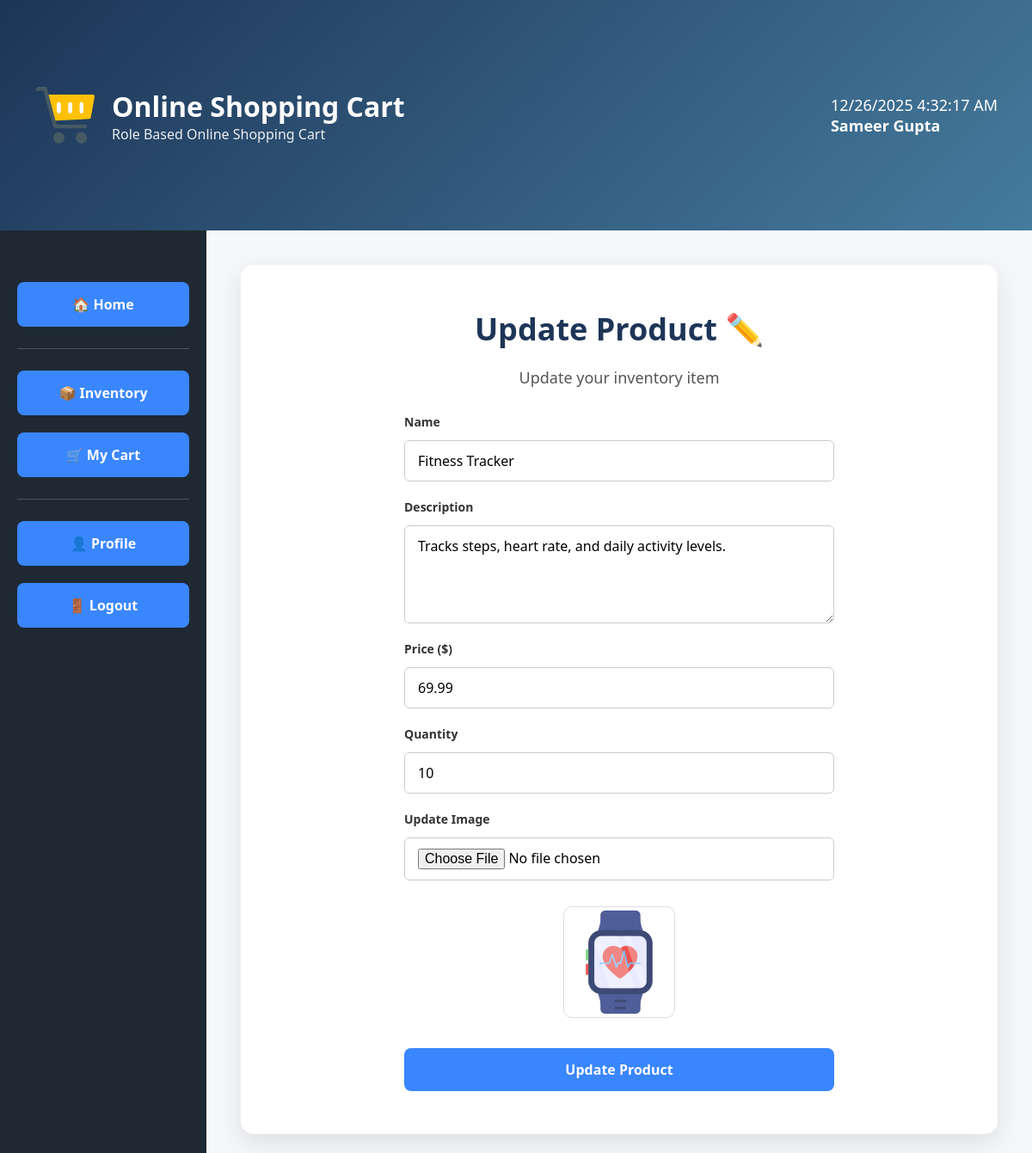
Screenshot of /seller/update-inventory/17 (signed in) with the database file from the repository.
### src/models/inventory.py (models this page shows)
class Inventory(SQLModel, table=True):
    __tablename__ = "inventory"
    id: Optional[int] = Field(default=None, primary_key=True)
    name: str = Field(nullable=False, index=True)
    description: Optional[str] = Field(default=None)
    price: float = Field(nullable=False, gt=0)
    quantity: int = Field(default=0, ge=0)
    image: Optional[str] = Field(default=None)
    seller_id: int = Field(foreign_key="users.id", nullable=False)
    seller: Optional["User"] = Relationship(  # noqa
        sa_relationship_kwargs={"lazy": "select"},  # lazy loading
        back_populates=None,  # one-directional
    )
    is_active: bool = Field(default=True, index=True)
    created_at: datetime = Field(
        default_factory=get_utc_now, alias="created_at", index=True
    )
    updated_at: datetime = Field(
        default_factory=get_utc_now, alias="updated_at", index=True
    )

### src/routes/seller.py (the view, shortened to what this page needs)
@seller.route("/update-inventory/<int:item_id>", methods=["GET", "POST"])
@role_required("seller")
def update_inventory(item_id: int):
    seller_id = session.get("user_id")
    with Session(engine) as db:
        inventory = db.exec(
            select(Inventory).where(
                Inventory.id == item_id,
                Inventory.seller_id == seller_id,
                Inventory.is_active == True,  # noqa
            )
        ).one_or_none()
        if not inventory:
            message = "Inventory item not found"
            flash(message, "Error")
            logger.warning(message)
            return redirect(url_for("seller.dashboard"))
        if request.method == "GET":
            return render_template("seller/update_inventory.html", inventory=inventory, )
    return redirect(url_for("seller.dashboard"))

### src/utilities/security.py (called while the page is built, shortened)
def role_required(*allowed_roles: str):
    allowed_roles_set = {role.lower() for role in allowed_roles}
    def decorator(view):
        @wraps(view)
        def wrapped_view(*args, **kwargs):
            user_id = session.get("user_id")
            user_role = session.get("role")
            logger.debug(
                "Role access granted: user_id=%s role=%s path=%s",
                user_id,
                user_role,
                request.path,
            )
            return view(*args, **kwargs)
        return wrapped_view
    return decorator

### templates/seller/update_inventory.html (shortened to what this page needs)
{% extends "base.html" %}
{% block body %}
{% include "fragments/header.html" %}
<div class="container">
    {% include "fragments/navigation.html" %}
    <div class="content">
        <main class="landing-card">
            <h2>Update Product ✏️</h2>
            <p>Update your inventory item</p>
            <form class="auth-form"
                  method="post"
                  enctype="multipart/form-data">
                <div class="form-group">
                    <label>Name</label>
                    <input type="text" name="name"
                           value="{{ inventory.name }}" required>
                </div>
                <div class="form-group">
                    <label>Description</label>
                    <textarea name="description"
                              class="form-textarea"
                              rows="4"
                              required>{{ inventory.description }}</textarea>
                </div>
                <div class="form-group">
                    <label>Price ($)</label>
                    <input type="number"
                           step="0.01"
                           name="price"
                           value="{{ inventory.price }}"
                           required>
                </div>
                <div class="form-group">
                    <label>Quantity</label>
                    <input type="number"
                           name="quantity"
                           value="{{ inventory.quantity }}"
                           min="0"
                           required>
                </div>
                <div class="form-group">
                    <label>Update Image</label>
                    <input type="file"
                           name="image"
                           accept="image/*">
                </div>
                {% if inventory.image %}
                <div class="image-preview">
                    <img src="{{ url_for('static', filename='uploads/' + inventory.image) }}">
                </div>
                {% endif %}
                <button type="submit">Update Product</button>
            </form>
        </main>
    </div>
</div>
{% endblock %}

### static/css/style.css (style rules this page uses)
* { margin: 0; padding: 0; box-sizing: border-box; font-family: "Segoe UI", Tahoma, sans-serif; }
body { height: 100vh; background: #f5f7fa; overflow: hidden; }
.container { display: flex; height: 80vh; overflow-y: auto; }
.content { width: 80vw; padding: 40px; overflow-y: auto; }
.landing-card { background: white; border-radius: 15px; padding: 50px; box-shadow: 0 10px 30px rgba(0, 0, 0, 0.1); text-align: center; }
.landing-card h2 { font-size: 36px; color: #1d3557; }
.landing-card p { margin-top: 20px; font-size: 18px; color: #555; }
.auth-form { margin-top: 30px; display: flex; flex-direction: column; gap: 20px; max-width: 500px; margin-left: auto; margin-right: auto; }
.auth-form label { text-align: left; font-weight: 600; color: #333; }
.auth-form input, .auth-form textarea, .auth-form input[type="file"] { width: 100%; padding: 12px 15px; margin-top: 6px; border-radius: 6px; border: 1px solid #ccc; font-size: 16px; font-family: inherit; transition: border-color 0.3s ease, box-shadow 0.3s ease; }
.auth-form textarea { resize: vertical; min-height: 100px; }
.auth-form button { margin-top: 10px; padding: 14px; background: #3a86ff; color: white; border: none; border-radius: 8px; font-size: 16px; font-weight: bold; cursor: pointer; transition: background 0.3s ease, transform 0.2s ease; }
.form-group { display: flex; flex-direction: column; gap: 6px; }
.form-group label { font-size: 14px; font-weight: 600; color: #333; }
.image-preview { margin-top: 10px; text-align: center; }
.image-preview img { max-width: 200px; max-height: 200px; border-radius: 10px; object-fit: cover; border: 1px solid #ddd; }

### rows the page displays
Inventory: name "Fitness Tracker", description "Tracks steps, heart rate, and daily activity levels.", price "69.99", quantity "10", image (picture)

### other values shown
{{ session.get("full_name") | title }} "Sameer Gupta"
